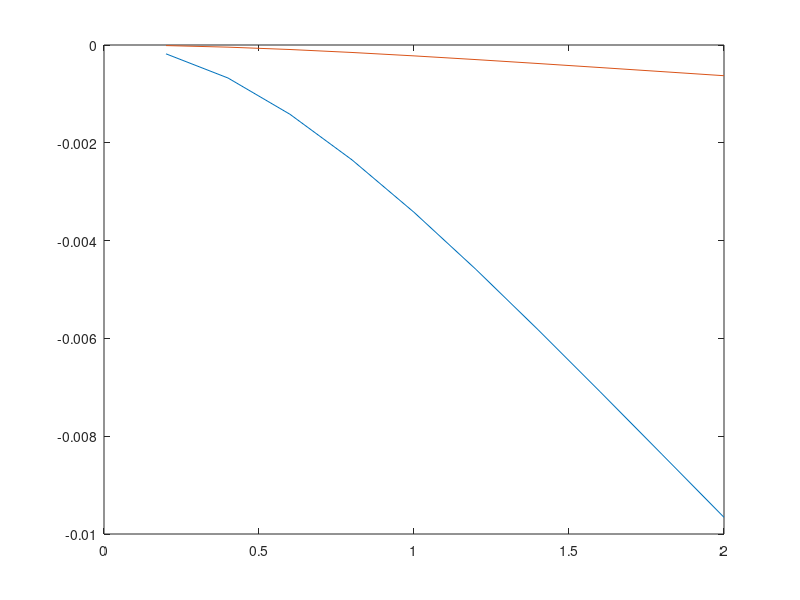

Recreate this plot in MATLAB.
L = 2;
n = 10;
E = 1.3 * 10 ^ 10;
w = 0.3;
d = 0.03;
g = 9.81;
I = w * d^3/12;
h = L / n;

a = [1, -4, 6, -4, 1];
A = sparse(n, n);
A(1, 1) = 16;
A(1, 2) = -9;
A(1, 3) = 8/3;
A(1, 4) = -1/4;

A(2, 1) = -4;
A(2, 2) = 6;
A(2, 3) = -4;
A(2, 4) = 1;

for i=3:n-2
    k = i - 2;
    for j=1:5
        A(i, k) = a(j);
        k = k + 1;
    end
end

A(n-1, n-3) = 16/17;
A(n-1, n-2) = -60/17;
A(n-1, n-1) = 72/17;
A(n-1, n) = -28/17;
A(n, n-3) = -12/17;
A(n, n-2) = 96/17;
A(n, n-1) = -156/17;
A(n, n) = 72/17;

b = [];
for i=1:n
    b(i) = -480 * w * d * g * (h^4/(E * I));
end
b = b';

y = A \ b;
y = y';
x = 0.2:h: 2;

b2 = [];
E = 2 * 10 ^ 11;
for i=1:n
    b2(i) = -480 * w * d * g * (h^4/(E * I));
end
b2 = b2';
y2= A \ b2;

figure
plot(x, y, x, y2)